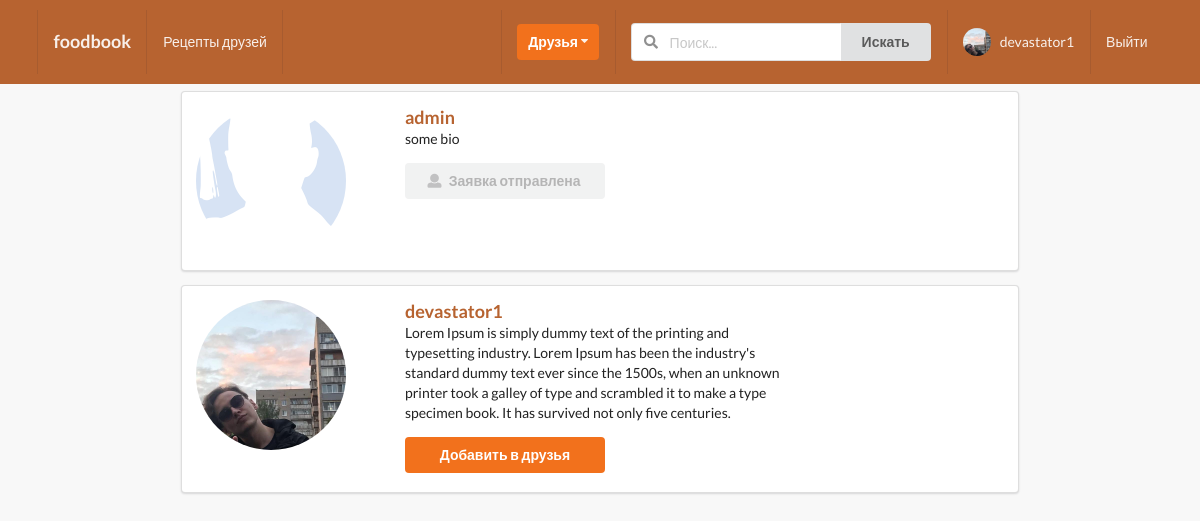
Page /profiles/frineds/fbb7b5fd/ (signed in) on the committed database.
### profiles/models.py (models this page shows, shortened)
class Profile(models.Model):
    first_name = models.CharField(max_length=200, blank=True)
    second_name = models.CharField(max_length=200, blank=True)
    user = models.OneToOneField(User, on_delete=models.CASCADE)
    bio = models.TextField(default="no bio...", max_length=300)
    email = models.EmailField(max_length=200, blank=True)
    country = models.CharField(max_length=200, blank=True)
    avatar = models.ImageField(default='avatar.png', upload_to='avatars/')
    friends = models.ManyToManyField(User, blank=True, related_name='friends')
    profession = models.CharField(max_length=200, blank=True)
    slug = models.SlugField(unique=True, blank=True)
    updated = models.DateTimeField(auto_now=True)
    created = models.DateTimeField(auto_now_add=True)
    objects = ProfileManager()
    def get_absolute_url(self):
        return reverse('profile:profiles-detail-view', kwargs={'slug': self.slug})
    __initial_first_name = None
    __initial_second_name = None
    def __init__(self, *args, **kwargs):
        super().__init__(*args, **kwargs)
        self.__initial_first_name = self.first_name
        self.__initial_second_name = self.second_name

### profiles/views.py (the view)
# urls.py: path('frineds/<slug>/', users_friends, name='users-friends'),
@login_required
def users_friends(request, slug):
    user = Profile.objects.get(slug=slug)
    requester = Profile.objects.get(user=request.user)
    pre_qs = []
    for item in user.friends.all():
        pre_qs.append(item)
    qs = Profile.objects.filter(user__in=pre_qs)
    is_empty = False
    if len(qs) == 0:
        is_empty = True
    rel_r = Relationship.objects.filter(sender=requester)
    rel_s = Relationship.objects.filter(receiver=requester)
    rel_receiver = []
    rel_sender = []
    for item in rel_r:
        rel_receiver.append(item.receiver.user)
    for item in rel_s:
        rel_sender.append(item.sender.user)
    context = {
        'qs': qs,
        'is_empty': is_empty,
        'profile': user,
        'rel_receiver': rel_receiver,
        'rel_sender': rel_sender
    }
    return render(request, 'profiles/users_friends.html', context)

### profiles/context_processor.py (called while the page is built)
def profile_pic(request):
    if request.user.is_authenticated:
        profile_obj = Profile.objects.get(user=request.user)
        pic = profile_obj.avatar
        return {'picture': pic}
    return {}

def invitation_received_no(request):
    if request.user.is_authenticated:
        profile_obj = Profile.objects.get(user=request.user)
        qs_count = Relationship.objects.invatations_received(profile_obj).count()
        return {'invites_num': qs_count}
    return {}

def invitation_sended_no(request):
    if request.user.is_authenticated:
        profile_obj = Profile.objects.get(user=request.user)
        qs_count = Relationship.objects.invatations_sended(profile_obj).count()
        return {'send_invites_num': qs_count}
    return {}

### profiles/models.py (called while the page is built)
    def invatations_received(self, receiver):
        qs = Relationship.objects.filter(receiver=receiver, status='send')
        return qs

    def invatations_sended(self, sender):
        qs = Relationship.objects.filter(sender=sender, status='send')
        return qs

### profiles/templates/profiles/users_friends.html (shortened to what this page needs)
{% extends 'base.html' %}
{% block content %}
<div class="ui grid">
    <div class="two wide column">
    </div>
    <div class="twelve wide column">
        {% for obj in qs %}
        <div class="ui segment">
            <div class="ui grid">
                <div class="four wide column">
                    <img class="ui small circular image" src="{{obj.avatar.url}}">
                </div>
                <div class="eight wide column">
                    <a href="{{obj.get_absolute_url}}"><h3>{{obj.user}}</h3></a>
                        <p>{{obj.bio}}</p>
                        {% if obj.user not in rel_receiver and obj.user not in rel_sender %}
                            <form action="{% url 'profile:send-invite' %}" method="POST">
                                <button type="submit" class="ui orange button mb-5 w-big">
                                    Добавить в друзья
                                </button>
                            </form>
                        {% endif %}
                        {% if obj.user in rel_receiver and request.user not in obj.friends.all %}
                            <button class="ui disabled button mb-5 w-big"><i class="user icon"></i>Заявка отправлена</button>
                        {% endif %}
                    </div>
            </div>
        </div>
        {% endfor %}
    </div>
</div>
{% endblock content %}

### templates/main/navbar.html (shortened to what this page needs)
{% url 'main-post-view' as path_to_home %}
{% url 'posts:search-posts' as path_to_search %}
{% url 'posts:main-post-view' as path_to_posts %}
{% url 'profile:my-profile-view' as path_to_my_profile %}
<div class="ui inverted orange menu nav mb-7">
  <div class="ui container">
    <a href="{{path_to_home}}" class="{% if request.path == path_to_home %}active{% endif %} item">
        <h3>foodbook</h3>
    </a>
    {% if request.user.is_authenticated %}
    <a href="{{path_to_posts}}" class="{% if request.path == path_to_posts %}active{% endif %} item">
        Рецепты друзей
    </a>
    {% endif %}
    <div class="right menu">
        {% if request.user.is_authenticated %}
        <div class="item">
            <div class="ui floating dropdown icon button orange"> Друзья
                <i class="dropdown icon"></i>
             </div>
        </div>
             <div class="item">
              <form action="{{path_to_search}}" method="GET">
                <div class="ui action left icon input">
                <input class="prompt" type="text" name='search' placeholder="Поиск...">
                <button type='submit' class="ui button">Искать</button>
                </div>
            </form>
            </div>
            <a href="{{path_to_my_profile}}" class="{% if request.path == path_to_my_profile %}active{% endif %} item">
                <img src="{{picture.url}}" class="ui avatar image">&nbsp;
                 {{ request.user }}
            </a>
            <a href="{% url 'account_logout' %}" class="ui item">
                Выйти
            </a>
        {% else %}
        <a href="{% url 'account_login' %}" class="ui item">
                Войти
            </a>
        {% endif %}
    </div>
  </div>
</div>

### static_project/style.css (style rules this page uses)
body { background: #f8f8f8 !important; }
.nav { border-radius: 0px !important; padding: 10px 0 10px 0 !important; background-color: #B76330 !important; }
.mb-7 { margin-bottom: 7px !important; }
.mb-5 { margin-bottom: 5px !important; }
.w-big { width: 200px !important; }
.ui.icon.button, .ui.icon.buttons .button { text-align: center; }
.segment a { color: #b76330 !important; }

### rows in the picture
Profile: avatar (placeholder picture), user "admin", bio "some bio", shows "Заявка отправлена"
Profile: avatar (picture), user "devastator1", bio "Lorem Ipsum is simply dummy text of the printing and typesetting industry. Lorem Ipsum has been the industry's standard dummy text ever since the 1500s, when an unknown printer took a galley of type and scrambled it to make a type specimen book. It has survived not only five centuries."

### other values in the picture
{{ request.user }} "devastator1"
